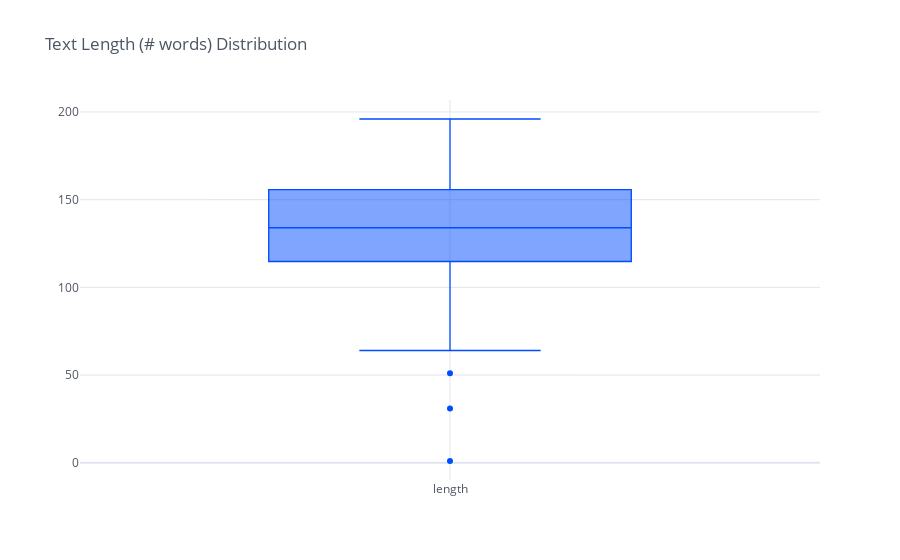

Notebook source saved alongside this figure:
### Code cell
df['length'].iplot(kind='box', boxpoints='outliers', color='#004cff', title='Text Length (# words) Distribution')

### Figure 1 — Plotly figure (JSON) as saved in the notebook; plotly's stock layout.template omitted (floating-point values rounded to 4 significant figures)
{"data": [{"boxpoints": "outliers", "line": {"width": 1.3}, "marker": {"color": "rgba(0, 76, 255, 1.0)"}, "name": "length", "orientation": "v", "type": "box", "y": [73, 64, 131, 156, 157, 146, 156, 180, 180, 196, 194, 114, 149, 166, 156, 159, 147, 92, 107, 126, 127, 134, 121, 132, 142, 142, 145, 137, 1, 88, 111, 119, 131, 126, 131, 139, 164, 155, 140, 117, 67, 51, 31]}], "layout": {"legend": {"bgcolor": "#FFFFFF", "font": {"color": "#4D5663"}}, "paper_bgcolor": "#FFFFFF", "plot_bgcolor": "#FFFFFF", "title": {"font": {"color": "#4D5663"}, "text": "Text Length (# words) Distribution"}, "xaxis": {"gridcolor": "#E1E5ED", "showgrid": true, "tickfont": {"color": "#4D5663"}, "title": {"font": {"color": "#4D5663"}, "text": ""}, "zerolinecolor": "#E1E5ED"}, "yaxis": {"gridcolor": "#E1E5ED", "showgrid": true, "tickfont": {"color": "#4D5663"}, "title": {"font": {"color": "#4D5663"}, "text": ""}, "zerolinecolor": "#E1E5ED"}}}
